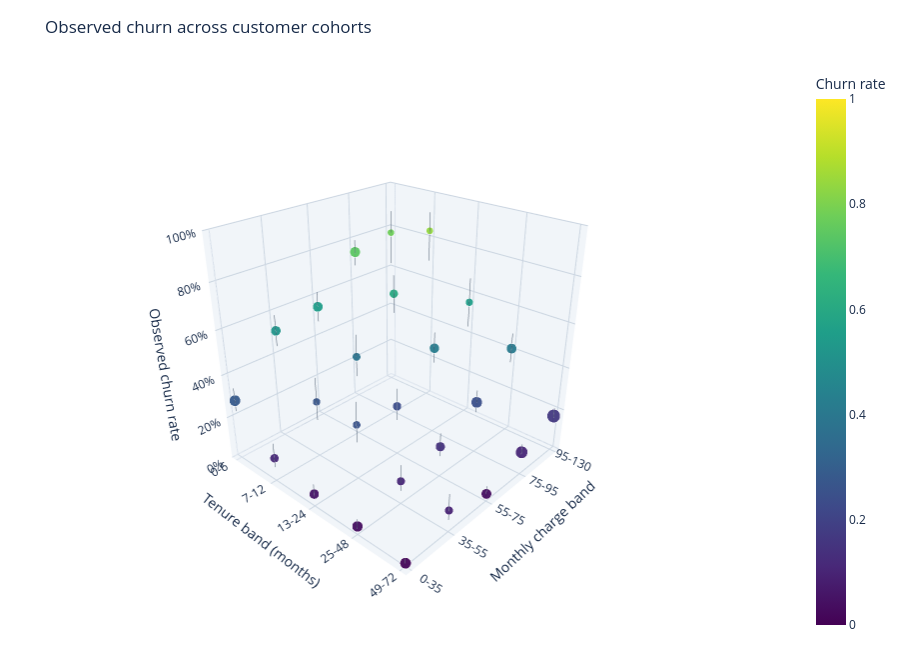
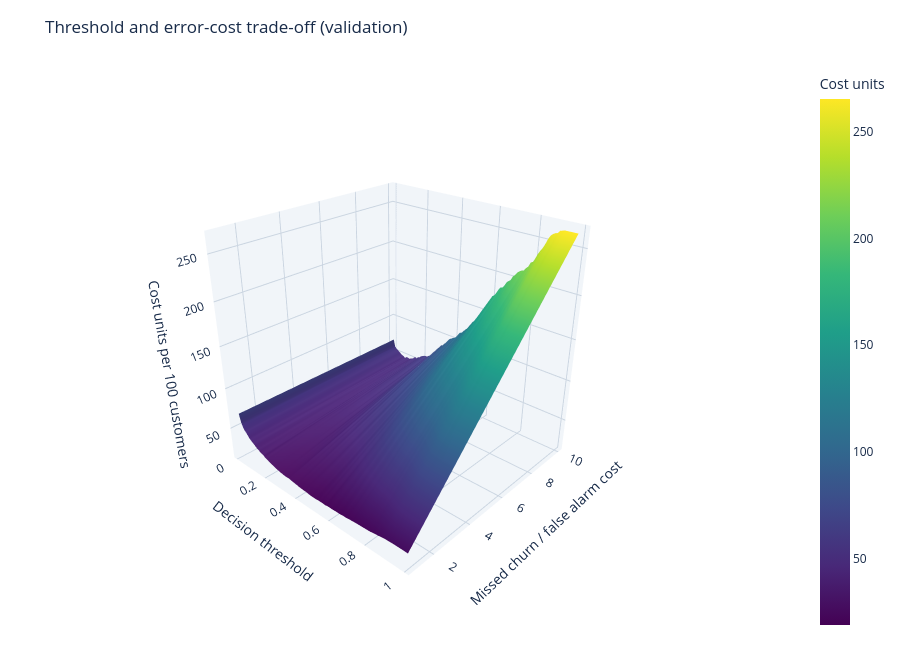

Notebook code cell kept with these figures, in order:
### Markdown cell above
## 8. Engineering the 3D evidence

**Observed customer cohorts:** training customers are grouped by tenure
and monthly charges. Marker size reflects sample size; vertical bars are
95% Wilson intervals. Groups with fewer than 20 customers are omitted.
This tests whether high-charge, short-tenure cohorts have higher observed
churn, without creating inconsistent synthetic billing histories. These
are associations and may reflect differences in contract or services.

**Decision-cost surface:** z = 100 × (FP + ratio × FN) / validation N.
One false alarm costs one hypothetical unit; a missed churner costs
1–10 units. Changing these assumptions changes the preferred threshold.
The dataset cannot estimate saved customers, treatment effects, or ROI.
A high churn score does not establish that an offer would prevent churn.

### Code cell
cohort_figure = cohort_plot(train, FIGURES)
cost_figure = cost_plot(thresholds, len(validation), FIGURES)
display(cohort_figure)
display(cost_figure)
plt.close("all")

### Figure 1 — Plotly figure (JSON) as saved in the notebook; plotly's stock layout.template omitted (floating-point values rounded to 4 significant figures)
{"data": [{"customdata": [["0-6", "0-35", 262, 0.2314, 0.3398], ["0-6", "35-55", 184, 0.4445, 0.5874], ["0-6", "55-75", 191, 0.4789, 0.6186], ["0-6", "75-95", 208, 0.6768, 0.7952], ["0-6", "95-130", 40, 0.625, 0.8768], ["7-12", "0-35", 118, 0.06552, 0.1794], ["7-12", "35-55", 71, 0.1785, 0.3805], ["7-12", "55-75", 88, 0.2914, 0.4908], ["7-12", "75-95", 114, 0.5135, 0.6902], ["7-12", "95-130", 42, 0.694, 0.9168], ["13-24", "0-35", 172, 0.03188, 0.1037], ["13-24", "35-55", 81, 0.1763, 0.364], ["13-24", "55-75", 118, 0.1696, 0.3216], ["13-24", "75-95", 176, 0.35, 0.4943], ["13-24", "95-130", 68, 0.4408, 0.6705], ["25-48", "0-35", 235, 0.02028, 0.07117], ["25-48", "35-55", 102, 0.06129, 0.1829], ["25-48", "55-75", 158, 0.099, 0.209], ["25-48", "75-95", 258, 0.1993, 0.3042], ["25-48", "95-130", 192, 0.3443, 0.4821], ["49-72", "0-35", 261, 0.005975, 0.03874], ["49-72", "35-55", 100, 0.05523, 0.1744], ["49-72", "55-75", 196, 0.01741, 0.07187], ["49-72", "75-95", 341, 0.07975, 0.146], ["49-72", "95-130", 449, 0.1394, 0.2091]], "error_z": {"array": [0.05735, 0.07113, 0.06889, 0.05484, 0.1018, 0.06923, 0.1129, 0.1045, 0.08489, 0.08351, 0.04556, 0.1048, 0.08428, 0.07387, 0.1117, 0.03287, 0.07502, 0.0634, 0.05614, 0.07068, 0.02341, 0.07437, 0.03616, 0.03748, 0.03762], "arrayminus": [0.05106, 0.0718, 0.07085, 0.06356, 0.15, 0.04465, 0.08908, 0.09494, 0.09175, 0.1394, 0.02626, 0.08298, 0.06771, 0.07047, 0.118, 0.01802, 0.04655, 0.04657, 0.04875, 0.06721, 0.00935, 0.04477, 0.01831, 0.02875, 0.03204], "color": "#475569", "symmetric": false, "thickness": 2, "type": "data"}, "hovertemplate": "Tenure: %{customdata[0]} months<br>Monthly charge: %{customdata[1]}<br>Customers: %{customdata[2]}<br>Churn rate: %{z:.1%}<extra></extra>", "marker": {"cmax": 1, "cmin": 0, "color": [0.2824, 0.5163, 0.5497, 0.7404, 0.775, 0.1102, 0.2676, 0.3864, 0.6053, 0.8333, 0.05814, 0.2593, 0.2373, 0.4205, 0.5588, 0.0383, 0.1078, 0.1456, 0.2481, 0.4115, 0.01533, 0.1, 0.03571, 0.1085, 0.1715], "colorbar": {"title": {"text": "Churn rate"}}, "colorscale": [[0.0, "#440154"], [0.1111, "#482878"], [0.2222, "#3e4989"], [0.3333, "#31688e"], [0.4444, "#26828e"], [0.5556, "#1f9e89"], [0.6667, "#35b779"], [0.7778, "#6ece58"], [0.8889, "#b5de2b"], [1.0, "#fde725"]], "opacity": 0.95, "size": [13.09, 11.78, 11.91, 12.21, 8.162, 10.43, 9.213, 9.69, 10.34, 8.24, 11.56, 9.5, 10.43, 11.63, 9.123, 12.66, 10.05, 11.28, 13.03, 11.93, 13.08, 10.0, 12.0, 14.23, 15.59]}, "mode": "markers", "type": "scatter3d", "x": [0, 0, 0, 0, 0, 1, 1, 1, 1, 1, 2, 2, 2, 2, 2, 3, 3, 3, 3, 3, 4, 4, 4, 4, 4], "y": [0, 1, 2, 3, 4, 0, 1, 2, 3, 4, 0, 1, 2, 3, 4, 0, 1, 2, 3, 4, 0, 1, 2, 3, 4], "z": [0.2824, 0.5163, 0.5497, 0.7404, 0.775, 0.1102, 0.2676, 0.3864, 0.6053, 0.8333, 0.05814, 0.2593, 0.2373, 0.4205, 0.5588, 0.0383, 0.1078, 0.1456, 0.2481, 0.4115, 0.01533, 0.1, 0.03571, 0.1085, 0.1715]}], "layout": {"font": {"color": "#182b49"}, "height": 660, "margin": {"b": 25, "l": 5, "r": 5, "t": 65}, "paper_bgcolor": "white", "scene": {"camera": {"eye": {"x": 1.65, "y": -1.8, "z": 1.25}}, "xaxis": {"backgroundcolor": "#f1f5f9", "color": "#182b49", "gridcolor": "#cbd5e1", "showbackground": true, "ticktext": ["0-6", "7-12", "13-24", "25-48", "49-72"], "tickvals": [0, 1, 2, 3, 4], "title": {"text": "Tenure band (months)"}}, "yaxis": {"backgroundcolor": "#f1f5f9", "color": "#182b49", "gridcolor": "#cbd5e1", "showbackground": true, "ticktext": ["0-35", "35-55", "55-75", "75-95", "95-130"], "tickvals": [0, 1, 2, 3, 4], "title": {"text": "Monthly charge band"}}, "zaxis": {"backgroundcolor": "#f1f5f9", "color": "#182b49", "gridcolor": "#cbd5e1", "range": [0, 1], "showbackground": true, "tickformat": ".0%", "title": {"text": "Observed churn rate"}}}, "title": {"text": "Observed churn across customer cohorts"}}}

### Figure 2 — Plotly figure (JSON) as saved in the notebook; plotly's stock layout.template omitted (floating-point values rounded to 4 significant figures; data arrays with more than 128 entries replaced by an {"elided": "..."} marker saying what was removed)
{"data": [{"colorbar": {"title": {"text": "Cost units"}}, "colorscale": [[0.0, "#440154"], [0.1111, "#482878"], [0.2222, "#3e4989"], [0.3333, "#31688e"], [0.4444, "#26828e"], [0.5556, "#1f9e89"], [0.6667, "#35b779"], [0.7778, "#6ece58"], [0.8889, "#b5de2b"], [1.0, "#fde725"]], "lighting": {"ambient": 0.85, "diffuse": 0.7}, "type": "surface", "x": {"elided": "40x99 float values"}, "y": {"elided": "40x99 float values"}, "z": {"elided": "40x99 float values"}}], "layout": {"font": {"color": "#182b49"}, "height": 660, "margin": {"b": 25, "l": 5, "r": 5, "t": 65}, "paper_bgcolor": "white", "scene": {"camera": {"eye": {"x": 1.65, "y": -1.8, "z": 1.25}}, "xaxis": {"backgroundcolor": "#f1f5f9", "color": "#182b49", "gridcolor": "#cbd5e1", "showbackground": true, "title": {"text": "Decision threshold"}}, "yaxis": {"backgroundcolor": "#f1f5f9", "color": "#182b49", "gridcolor": "#cbd5e1", "showbackground": true, "title": {"text": "Missed churn / false alarm cost"}}, "zaxis": {"backgroundcolor": "#f1f5f9", "color": "#182b49", "gridcolor": "#cbd5e1", "showbackground": true, "title": {"text": "Cost units per 100 customers"}}}, "title": {"text": "Threshold and error-cost trade-off (validation)"}}}
